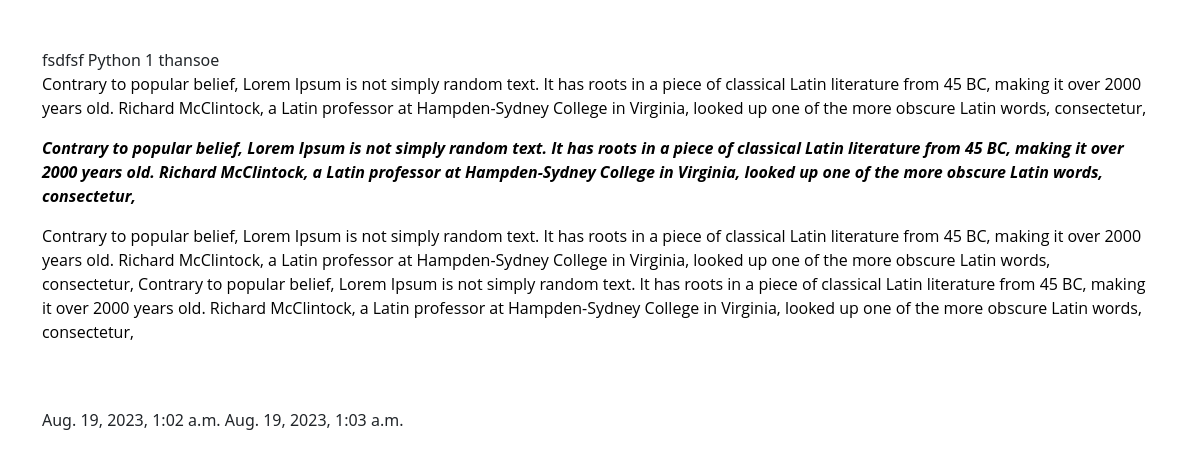
Page /post/detail/20/ on the committed database.
### myapp/models.py (models this page shows, shortened)
class Post(models.Model):
     category = models.ForeignKey(Category, on_delete=models.CASCADE)
     title = models.CharField(max_length=100, null=True, blank=True)
     author = models.ForeignKey(User, on_delete=models.CASCADE)
     blog_post = models.TextField(blank=True, null=True)
     image = models.ImageField(null=True, blank=True, upload_to='images')
     status = models.IntegerField(default=0)
     date_added = models.DateTimeField(default=timezone.now)
     date_updated = models.DateTimeField(auto_now=True)

class Category(models.Model):
     name = models.CharField(max_length=250)
     description = models.TextField(null=True, blank=True)
     status = models.IntegerField(default=1)
     date_added = models.DateTimeField(default=timezone.now)
     date_updated = models.DateTimeField(auto_now=True)
     def __str__(self):
          return self.name

### myapp/views.py (the view)
# urls.py: path('post/detail/<str:pk>/', views.detailPost, name='post.detail'),
def detailPost(request, pk):
    post = Post.objects.get(id=pk)
    form = PostForm()
    context = {
        'post':post,
        'form':form
    }
    return render(request, 'post/detail.html', context )

### templates/post/detail.html
{% extends 'layout/base.html' %}
{% block content %}
{{ post.title }}
{{ post.category }}
{{ post.status }}
{{ post.author }}
{{ post.blog_post|safe }}
{{ post.date_added }}
{{ post.date_updated }}
{% endblock content %}

### rows in the picture
Post: title "fsdfsf", category "Python", status "1", author "thansoe", blog_post "Contrary to popular belief, Lorem Ipsum is not simply random text. It has roots in a piece of classical Latin literature from 45 BC, making it over 2000 years old. Richard McClintock, a Latin professor at Hampden-Sydney College in Virginia, looked up one of the more obscure Latin words, consectetur, Contrary to popular belief, Lorem Ipsum is not simply random text. It has roots in a piece of classical Latin literature from 45 BC, making it over 2000 years old. Richard McClintock, a Latin professor at Hampden-Sydney College in Virginia, looked up one of the more obscure Latin words, consectetur, Contrary to popular belief, Lorem Ipsum is not simply random text. It has roots in a piece of…", date_added "Aug. 19, 2023, 1:02 a.m.", date_updated "Aug. 19, 2023, 1:03 a.m."
